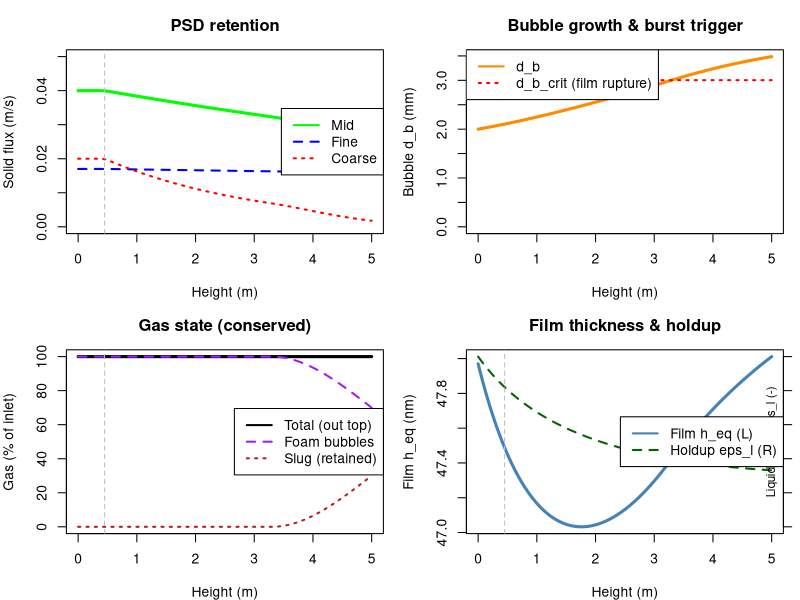

Generate this figure with R:
library(deSolve)

# =====================================================================
# SCRIPT 1: PREFORMED-FOAM WASH COLUMN
#   decant pool (hindered settling) + plug foam + bubble population + gas state
#   + surfactant-driven film elasticity/drainage + T/P thermodynamic state
# =====================================================================
# Preformed, particle-loaded foam (no sparger) enters the base. Two zones split
# at the fixed decant depth H_pool. Properties (mu, rho_foam, d_p, d_b_in,
# d_sep) are passed down from the upstream unit.
#
# NEW in this version:
#  (1) HINDERED SETTLING (Richardson-Zaki) + KRIEGER-DOUGHERTY crowding: the
#      pool Stokes velocity is slowed by holdup, U = U_stokes * (1 - phi)^n_RZ,
#      AND by the local suspension viscosity. As liquid drains, solids
#      concentrate in the Plateau borders (local fraction eps_s/(eps_s+eps_l)),
#      so the effective viscosity mu_eff = mu(T) * (1 - phi_s/phi_smax)^(-2.5 phi_smax)
#      rises and further hinders settling. High local border viscosity is a real
#      retention mechanism, not just holdup.
#  (2) BUBBLE POPULATION: mean bubble size d_b(z) evolves by COALESCENCE
#      (grows, faster in dry/unstable foam) minus BREAKAGE (shear, restores
#      toward the inlet size). Coalescence is now damped by the SURFACTANT-set
#      film elasticity (see steps 1-3 below), not a hand-tuned constant.
#  (3) GAS STATE (no gas generated -- no sparger, no vent). Coalescence and
#      bubble bursting DO happen in the column, but the gas is NOT released
#      here: it stays in the column and is only let out in the DOWNSTREAM
#      open-atmosphere solids-concentration stage ("next up"). So the total
#      gas is CONSERVED and carried out the top -- what changes with height is
#      its STATE, not its amount. Bursting/coalescence convert dispersed foam
#      gas (J_g_foam) into large retained SLUG gas (J_g_slug); the slug gas
#      cannot escape until the next unit. Bursting still coarsens bubbles and
#      still dumps coarse particles (collapse loss tied to the burst rate).
#      Total gas out the top J_g_foam + J_g_slug == gas in the bottom.
#
# SURFACTANT / FILM CHAIN (de-lumps the old scalar film_stability):
#  step 1  Langmuir adsorption of c_surf -> surface excess Gamma; Szyszkowski
#          surface tension sigma(Gamma,T); Gibbs-Marangoni elasticity E_gibbs,
#          rolled off above the CMC by micelle buffering.
#  step 2  film_stability := E_gibbs / E_stab_ref  (normalized ~1 at baseline),
#          so surfactant type/dose -> elasticity -> coalescence & regime.
#  step 3  DRAINAGE is driven by the physical timescale tau_drain(mu(T),
#          surface mobility) toward an equilibrium holdup set by film stability,
#          replacing the hand-set tau_drain / eps_l_dry (now baseline anchors
#          scaled by dimensionless factors that are 1.0 at the baseline state).
#  T/P thermodynamic state: mu_cont(T) (Andrade), sigma(T), rho_gas(P,T) ideal
#          gas. Pressure sets gas density (and, upstream, d_b_in).
#
# States up z: Js_fine, Js_mid, Js_crs [m/s]; C_imp [%]; eps_l [-];
#              d_b [m]; J_g_foam, J_g_slug [m/s]; t_res [s].
# PLACEHOLDER kinetics calibrated to: residence ~1.5-2 h, top solids 3-7%.
# =====================================================================

GRAV <- 9.81

params <- c(
  H_total = 5.0, H_pool = 0.45, U_up = 8.0e-4,

  # --- UPSTREAM-PASSED PROPERTIES ---
  mu_cont = 2.0e-3, rho_liquid = 1050, rho_foam = 575, rho_p = 2500, rho_gas = 1.8,
  d_fine = 1.5e-5, d_mid = 8.0e-5, d_crs = 3.0e-4,
  d_b_in = 2.0e-3, d_sep = 4.5e-5, n_RZ = 4.65, phi_smax = 0.64,

  # --- FEED ---
  eps_l_in = 0.50, eps_s_in = 0.020, eps_g_in = 0.48,
  Js_fine_in = 0.017, Js_mid_in = 0.040, Js_crs_in = 0.020, C_imp_in = 100,

  # --- THERMODYNAMIC STATE (T/P) ---
  T_col = 298.15,         # column temperature [K]
  P_col = 1.5e5,          # column absolute pressure [Pa] (~1.5 bar; open-atmosphere is downstream)
  R_gas = 8.314,          # gas constant [J/mol/K]
  MW_gas = 0.029,         # gas molar mass [kg/mol]
  mu_ref = 2.0e-3,        # continuous-phase viscosity at T_ref [Pa s]
  T_ref = 298.15,         # reference temperature [K]
  E_visc = 1800,          # Andrade viscosity activation temp (B in exp(B/T)) [K]
  sigma_ref = 0.045,      # clean-solvent surface tension at T_ref [N/m]
  dsigma_dT = -1.5e-4,    # surface tension temperature coefficient [N/m/K]

  # --- SURFACTANT (step 1) ---
  c_surf = 5.0,           # bulk surfactant concentration [mol/m^3]
  Gamma_inf = 4.0e-6,     # Langmuir plateau surface excess [mol/m^2]
  K_ads = 2.0,            # Langmuir adsorption constant [m^3/mol]
  cmc = 6.0,              # critical micelle concentration [mol/m^3]
  K_mic = 1.0,            # micelle-buffering coeff above CMC [-]
  mu_surf = 1.0e-6,       # surface (dilational) viscosity [N s/m]
  mu_surf_ref = 1.0e-6,   # reference surface viscosity (mobility=1 at baseline) [N s/m]

  # --- FILM ELASTICITY -> STABILITY (step 2) ---
  E_stab_ref = 0.099,     # Gibbs elasticity that maps to film_stability = 1 [N/m]

  # --- FILM DRAINAGE (physical; step 3) ---
  eps_l_dry = 0.15,       # baseline equilibrium holdup anchor [-]
  tau_drain = 2000,       # baseline drainage timescale anchor [s]
  hold_exp = 0.6,         # sensitivity of equilibrium holdup to film stability [-]
  eps_g_pack = 0.74, blend_wz = 0.03,

  # --- FILM THICKNESS / PLATEAU-BORDER GEOMETRY (wired into drainage/holdup) ---
  A_ham = 1.0e-20,        # Hamaker constant [J]
  lambda_D = 1.0e-8,      # Debye length [m]
  Pi_charge = 1.0e4,      # electrostatic disjoining-pressure scale (x coverage) [Pa]
  c_pb = 0.20,            # Plateau-border radius coeff: r_pb = c_pb*d_b*sqrt(eps_l) [-]
  p_perm = 2.0,           # border-drainage permeability exponent (drainage ~ r_pb^2) [-]
  r_pb_ref = 2.69e-4,     # reference border radius (tau normalizer; baseline foam-zone mean) [m]
  h_eq_ref = 4.195e-8,    # reference equilibrium film thickness (holdup normalizer; baseline) [m]
  q_film = 0.5,           # equilibrium-holdup sensitivity to film thickness [-]

  # --- BUBBLE POPULATION (coalescence - breakage) ---
  K_coal = 1.3e-4,        # coalescence coeff [1/s] (grows d_b)
  K_break = 1.2e-4,       # breakage coeff [1/s] (restores toward d_b_in)
  # --- BURST TRIGGER (film rupture -> foam gas becomes slug) ---
  d_b_burst = 3.0e-3,     # baseline critical burst size (at baseline film state) [m]
  K_burst = 1.4e-3,       # burst-rate coeff [1/s] (foam->slug conversion, not a vent)
  a_fs = 1.0,             # critical-size sensitivity to film stability (elasticity) [-]
  a_sig = 1.0,            # critical-size sensitivity to surface tension [-]
  sigma_ref_film = 0.02122, # baseline film surface tension (normalizer) [N/m]
  n_visc = 1.0,           # burst sensitivity to viscosity (drainage speed) [-]
  mu_drain_ref = 2.0e-3,  # fixed reference viscosity for burst normalization [Pa s]
  k_armor = 2.0,          # solids-armoring stabilization (local content) [-]
  k_bridge = 0.5,         # coarse-particle film-bridging destabilization (local size) [-]
  K_bsink = 0.15,         # burst-driven mean-d_b reduction (removes coarsest bubbles) [-]
  d_b_cap = 2.0e-2,       # d_b cap used in border geometry (h_eq robustness) [m]
  h_eq_max = 2.0e-7,      # cap on reported equilibrium film thickness [m]

  # --- WASH ---
  wash_ratio = 0.5, k_drainage = 1.8e-3, channel_cv = 0.35, d_b_ref = 2.0e-3,

  # --- PARTICLE LOSS ---
  k_det_fine = 1.2e-5, k_det_mid = 6.0e-5, k_det_crs = 3.0e-4,   # detachment [1/s]
  k_burstloss_fine = 0.05, k_burstloss_mid = 0.30, k_burstloss_crs = 2.0, # burst dumps [-]

  # --- REGIME (film_stability is DERIVED from surfactant; see derive_state_props) ---
  film_stability = 1.0, load_sens = 1.0, plug_crit = 1.0
)

stokes  <- function(dRho, d, mu) dRho * GRAV * d^2 / (18 * mu)
rho_agg <- function(dp, db, rp, rg) (rp*dp^3 + rg*db^3) / (dp^3 + db^3)

# --- THERMODYNAMIC + SURFACTANT DERIVATION (steps 1-3, T/P) ----------------
# Turns raw inputs (T, P, surfactant, surface viscosity) into the effective
# closures the ODE uses. All dimensionless factors are 1.0 at the baseline
# state, so the baseline reproduces the previously calibrated column exactly.
derive_state_props <- function(p) {
  Tk <- p[["T_col"]]

  # T/P thermodynamic state
  mu_T      <- p[["mu_ref"]] * exp(p[["E_visc"]] * (1/Tk - 1/p[["T_ref"]]))   # Andrade
  rho_gas_T <- p[["P_col"]] * p[["MW_gas"]] / (p[["R_gas"]] * Tk)             # ideal gas
  sigma0_T  <- p[["sigma_ref"]] + p[["dsigma_dT"]] * (Tk - p[["T_ref"]])      # clean-solvent sigma(T)

  # step 1: Langmuir adsorption (monomer activity capped at the CMC)
  c_eff  <- min(p[["c_surf"]], p[["cmc"]])
  theta  <- p[["K_ads"]] * c_eff / (1 + p[["K_ads"]] * c_eff)
  theta  <- min(theta, 0.995)                              # keep sigma/E finite
  Gamma  <- p[["Gamma_inf"]] * theta
  sigma  <- sigma0_T + p[["R_gas"]] * Tk * p[["Gamma_inf"]] * log(1 - theta)  # Szyszkowski
  # Gibbs-Marangoni elasticity with micelle buffering above the CMC
  micelle_buffer <- 1 / (1 + p[["K_mic"]] * max(0, p[["c_surf"]] - p[["cmc"]]) / p[["cmc"]])
  E_gibbs <- p[["R_gas"]] * Tk * p[["Gamma_inf"]] * theta / (1 - theta) * micelle_buffer

  # step 2: elasticity -> film_stability (normalized ~1 at baseline)
  film_stab <- E_gibbs / p[["E_stab_ref"]]

  # step 3: drainage. Surface mobility (rigid/high surface viscosity -> slower).
  mobility      <- 0.5 * (1 + p[["mu_surf"]] / p[["mu_surf_ref"]])
  tau_drain_eff <- p[["tau_drain"]] * (mu_T / p[["mu_ref"]]) * mobility        # thicker/rigid -> slower

  # FILM THICKNESS -> EQUILIBRIUM HOLDUP: the foam stops draining where the
  # disjoining pressure the films can support balances the Plateau-border
  # capillary suction. Evaluate that balance at reference border geometry to
  # get the equilibrium film thickness h_eq_dry, and let a thicker equilibrium
  # film (stronger disjoining / lower sigma) hold a wetter foam. Normalized to
  # 1.0 at the baseline state, so the baseline equilibrium holdup is unchanged.
  r_pb_dry  <- p[["c_pb"]] * p[["d_b_in"]] * sqrt(p[["eps_l_dry"]])            # ref border radius
  P_c_dry   <- sigma / r_pb_dry                                               # capillary suction [Pa]
  Pi_e      <- p[["Pi_charge"]] * theta                                       # electrostatic scale [Pa]
  h_eq_dry  <- p[["lambda_D"]] * log(max(Pi_e / P_c_dry, 1 + 1e-9))           # eq film thickness [m]
  film_wet  <- h_eq_dry / p[["h_eq_ref"]]                                     # ~1 at baseline
  eps_l_dry_eff <- min(p[["eps_l_in"]],
                       p[["eps_l_dry"]] * film_stab^p[["hold_exp"]] * film_wet^p[["q_film"]])

  # overrides consumed by the ODE
  p[["mu_cont"]]        <- mu_T
  p[["rho_gas"]]        <- rho_gas_T
  p[["film_stability"]] <- film_stab
  p[["tau_drain"]]      <- tau_drain_eff
  p[["eps_l_dry"]]      <- eps_l_dry_eff

  # derived reporting quantities
  c(p, sigma_film = sigma, E_gibbs = E_gibbs, Gamma_surf = Gamma, theta_cov = theta,
       mu_cont_T = mu_T, mobility = mobility, h_eq_dry = h_eq_dry, film_wet = film_wet)
}

column_model_psd <- function(z, state, parameters) {
  with(as.list(c(state, parameters)), {

    load_rel <- (Js_fine + Js_mid + Js_crs) / (Js_fine_in + Js_mid_in + Js_crs_in)
    eps_s    <- eps_s_in * load_rel
    eps_g    <- 1 - eps_l - eps_s
    U <- U_up
    dt_res <- 1 / U
    foam_frac <- 1 / (1 + exp(-(z - H_pool) / blend_wz))

    # (1) KRIEGER-DOUGHERTY local viscosity: solids concentrated in the drained
    # border liquid raise the effective viscosity that resists settling.
    phi_cond <- eps_s / (eps_s + eps_l)                              # solids fraction in border liquid
    mu_eff   <- mu_cont * (1 - min(phi_cond, 0.999*phi_smax)/phi_smax)^(-2.5*phi_smax)

    # FILM THICKNESS / PLATEAU-BORDER GEOMETRY (local). d_b is bounded (d_b_cap)
    # in the geometry so a runaway mean diameter cannot make the border curvature
    # (and h_eq) blow up -- the burst d_b-sink below keeps d_b physical anyway.
    d_b_eff <- min(d_b, d_b_cap)
    r_pb   <- c_pb * d_b_eff * sqrt(max(eps_l, 1e-3))                # border radius [m]
    P_cap  <- sigma_film / r_pb                                      # capillary suction [Pa]
    Pi_bar <- Pi_charge * theta_cov                                  # disjoining barrier [Pa]
    h_eq   <- min(lambda_D * log(max(Pi_bar / P_cap, 1 + 1e-9)), h_eq_max)  # eq film thickness [m]

    # (2) BUBBLE POPULATION: coalescence (dry/unstable -> faster) - breakage
    coal_rate <- K_coal * (eps_g / eps_g_pack) / film_stability     # [1/s]

    # (3) BURST TRIGGER = FILM RUPTURE. The critical burst size is set by film
    # physics: weak films (low Gibbs elasticity) or high surface tension thin the
    # films and let smaller bubbles rupture, so d_b_crit shrinks -> burst sooner.
    # Rate is modulated by drainage speed (viscosity) and particle effects:
    #   - viscosity  : higher mu -> slower film drainage -> LESS burst
    #   - solids content : particles armor the film -> LESS burst
    #   - coarse-particle size : large particles bridge/rupture the film -> MORE burst
    d_b_crit <- d_b_burst * film_stability^a_fs * (sigma_ref_film / sigma_film)^a_sig
    M_visc   <- (mu_drain_ref / mu_cont)^n_visc                      # low mu -> faster drainage -> more burst
    M_armor  <- 1 / (1 + k_armor * phi_cond)                        # solids content armors film
    M_bridge <- 1 + k_bridge * (d_crs / max(d_b, d_b_in)) * (eps_s / eps_s_in)  # coarse bridging
    burst_rate <- K_burst * max(0, d_b - d_b_crit) / d_b_in * M_visc * M_armor * M_bridge

    # bursting removes the coarsest bubbles -> pulls the mean d_b back down, so
    # coarsening self-limits (bubbles burst before growing without bound).
    dd_b <- (coal_rate * d_b - K_break * (d_b - d_b_in) - K_bsink * burst_rate * d_b) / U

    burst_flux <- burst_rate * J_g_foam / U
    dJ_g_foam <- -burst_flux                                         # dispersed foam gas
    dJ_g_slug <-  burst_flux                                         # retained slug gas (out the top)

    # DRAINAGE: liquid drains through the Plateau-border network, whose
    # permeability scales with r_pb^2 -> wider borders (bigger bubbles / wetter
    # foam) drain FASTER. tau_local = tau_drain * (r_pb_ref/r_pb)^p_perm.
    tau_local <- tau_drain * (r_pb_ref / r_pb)^p_perm
    deps_l <- -(eps_l - eps_l_dry) / tau_local / U

    # (1) POOL decant with HINDERED settling (Richardson-Zaki) + KD viscosity
    phi <- 1 - eps_g                                                 # condensed holdup
    U_settle_sep <- stokes(rho_liquid - rho_foam, d_sep, mu_eff) * (1 - phi)^n_RZ
    dCimp_pool <- -(U_settle_sep / H_pool) * C_imp

    # POOL particle settling (aggregate; uses current d_b and crowded mu_eff)
    settle_loss <- function(dp) {
      d_agg <- (dp^3 + d_b^3)^(1/3)
      Uset  <- stokes(rho_agg(dp, d_b, rho_p, rho_gas) - rho_liquid, d_agg, mu_eff) * (1 - phi)^n_RZ
      max(0, Uset) / H_pool
    }
    sl_fine <- settle_loss(d_fine); sl_mid <- settle_loss(d_mid); sl_crs <- settle_loss(d_crs)

    # FOAM particle loss: detachment + BURST-driven collapse (dumps coarse)
    lf_fine <- k_det_fine + k_burstloss_fine * burst_rate
    lf_mid  <- k_det_mid  + k_burstloss_mid  * burst_rate
    lf_crs  <- k_det_crs  + k_burstloss_crs  * burst_rate

    dJs_fine <- -Js_fine * ((1-foam_frac)*sl_fine + foam_frac*lf_fine) / U
    dJs_mid  <- -Js_mid  * ((1-foam_frac)*sl_mid  + foam_frac*lf_mid ) / U
    dJs_crs  <- -Js_crs  * ((1-foam_frac)*sl_crs  + foam_frac*lf_crs ) / U

    # FOAM washing (channeling scales with current bubble size)
    flow_cv         <- 4 * channel_cv * (d_b / d_b_ref)
    Wash_Efficiency <- 1 / (1 + flow_cv^2)
    dCimp_foam <- -k_drainage * Wash_Efficiency * (wash_ratio/(wash_ratio+1)) * C_imp
    dCimp <- ((1-foam_frac)*dCimp_pool + foam_frac*dCimp_foam) / U

    list(c(dJs_fine, dJs_mid, dJs_crs, dCimp, deps_l, dd_b, dJ_g_foam, dJ_g_slug, dt_res),
         h_eq = h_eq, r_pb = r_pb, tau_local = tau_local,
         d_b_crit = d_b_crit, burst_rate = burst_rate)
  })
}

# --- helpers ---------------------------------------------------------------
regime_of <- function(z, load_rel, p) {
  if (z < p[["H_pool"]]) return("pool")
  idx <- p[["film_stability"]] / (p[["load_sens"]] * load_rel)
  if (idx >= p[["plug_crit"]]) "plug" else "snowglobe"
}
solve_column <- function(p) {
  s0 <- c(Js_fine=p[["Js_fine_in"]], Js_mid=p[["Js_mid_in"]], Js_crs=p[["Js_crs_in"]],
          C_imp=p[["C_imp_in"]], eps_l=p[["eps_l_in"]], d_b=p[["d_b_in"]],
          J_g_foam=p[["eps_g_in"]]*p[["U_up"]], J_g_slug=0, t_res=0)
  z <- seq(0, p[["H_total"]], by = 0.02)
  out <- as.data.frame(ode(s0, z, column_model_psd, p)); names(out)[1] <- "z"
  lr <- (out$Js_fine+out$Js_mid+out$Js_crs)/(p[["Js_fine_in"]]+p[["Js_mid_in"]]+p[["Js_crs_in"]])
  out$J_g_total <- out$J_g_foam + out$J_g_slug     # conserved: carried out the top
  out$eps_s <- p[["eps_s_in"]]*lr
  out$eps_g <- 1 - out$eps_l - out$eps_s
  out$solids_pct <- 100*out$eps_s/(out$eps_s+out$eps_l)
  out$regime <- vapply(seq_len(nrow(out)), function(i) regime_of(out$z[i], lr[i], p), character(1))
  out
}

# --- solve + report --------------------------------------------------------
dpar    <- derive_state_props(params)     # T/P + surfactant -> effective closures
out_psd <- solve_column(dpar)
t_pool <- approx(out_psd$z, out_psd$t_res, dpar[["H_pool"]])$y
t_tot  <- out_psd$t_res[nrow(out_psd)]
Jg_in  <- dpar[["eps_g_in"]]*dpar[["U_up"]]; Jg_out <- out_psd$J_g_total[nrow(out_psd)]
top <- out_psd[nrow(out_psd),]; ini <- out_psd[1,]

cat(sprintf("Thermo: T %.1f K, P %.2f bar | mu(T) %.2f mPa.s, rho_gas %.2f kg/m3, sigma %.1f mN/m\n",
            dpar[["T_col"]], dpar[["P_col"]]/1e5, dpar[["mu_cont"]]*1e3, dpar[["rho_gas"]], dpar[["sigma_film"]]*1e3))
cat(sprintf("Surfactant: c %.1f mol/m3 (CMC %.1f) -> coverage %.2f, Gibbs E %.0f mN/m -> film_stability %.2f\n",
            dpar[["c_surf"]], dpar[["cmc"]], dpar[["theta_cov"]], dpar[["E_gibbs"]]*1e3, dpar[["film_stability"]]))

# Film thickness / Plateau-border geometry (wired into drainage + holdup)
cat(sprintf("Film: eq. thickness h %.0f nm (sets holdup, wet-factor %.2f) | border r_pb %.0f->%.0f um up z\n",
            dpar[["h_eq_dry"]]*1e9, dpar[["film_wet"]], ini$r_pb*1e6, top$r_pb*1e6))
cat(sprintf("      drainage tau %.0f->%.0f s up z (wider borders drain faster) | eq. holdup %.3f\n",
            ini$tau_local, top$tau_local, dpar[["eps_l_dry"]]))

cat(sprintf("Bubble size d_b: inlet %.2f mm -> top %.2f mm (coalescence, burst-limited)\n",
            dpar[["d_b_in"]]*1e3, top$d_b*1e3))
d_b_crit0 <- dpar[["d_b_burst"]] * dpar[["film_stability"]]^dpar[["a_fs"]] *
             (dpar[["sigma_ref_film"]]/dpar[["sigma_film"]])^dpar[["a_sig"]]
cat(sprintf("Burst trigger: film-rupture critical size d_b_crit %.2f mm (film_stab %.2f, sigma %.1f mN/m)\n",
            d_b_crit0*1e3, dpar[["film_stability"]], dpar[["sigma_film"]]*1e3))
cat(sprintf("GAS balance (conserved, no vent): in %.2e -> out %.2e m/s => carried out top %.0f%%\n",
            Jg_in, Jg_out, 100*Jg_out/Jg_in))
cat(sprintf("  gas state at top: foam bubbles %.0f%% + retained slug %.0f%% (slug released next unit up)\n",
            100*top$J_g_foam/Jg_in, 100*top$J_g_slug/Jg_in))
cat(sprintf("Residence: pool %.2f h + foam %.2f h = %.2f h\n",
            t_pool/3600, (t_tot-t_pool)/3600, t_tot/3600))
cat(sprintf("Solids: inlet %.1f%% -> top %.1f%% | plug %.0f%%\n",
            ini$solids_pct, top$solids_pct, 100*mean(out_psd$regime=="plug")))
cat(sprintf("Retention: fine=%.0f%% mid=%.0f%% coarse=%.0f%% | impurity %.0f->%.1f%%\n",
            100*top$Js_fine/ini$Js_fine, 100*top$Js_mid/ini$Js_mid,
            100*top$Js_crs/ini$Js_crs, ini$C_imp, top$C_imp))

# =====================================================================
# PLOTS
# =====================================================================
par(mfrow = c(2, 2), mar = c(4, 4, 3, 1))
plot(out_psd$z, out_psd$Js_mid, type="l", col="green", lwd=3, ylim=c(0,0.05),
     ylab="Solid flux (m/s)", xlab="Height (m)", main="PSD retention")
lines(out_psd$z, out_psd$Js_fine, col="blue", lwd=2, lty=2)
lines(out_psd$z, out_psd$Js_crs,  col="red",  lwd=2, lty=3)
abline(v=dpar[["H_pool"]], col="gray", lty=2)
legend("right", legend=c("Mid","Fine","Coarse"), col=c("green","blue","red"), lty=c(1,2,3), lwd=2)

plot(out_psd$z, out_psd$d_b*1e3, type="l", col="darkorange", lwd=3,
     ylim=c(0, max(out_psd$d_b*1e3, out_psd$d_b_crit*1e3)),
     ylab="Bubble d_b (mm)", xlab="Height (m)", main="Bubble growth & burst trigger")
lines(out_psd$z, out_psd$d_b_crit*1e3, col="red", lwd=2, lty=3)
legend("topleft", legend=c("d_b","d_b_crit (film rupture)"),
       col=c("darkorange","red"), lty=c(1,3), lwd=2)

plot(out_psd$z, out_psd$J_g_total/Jg_in*100, type="l", col="black", lwd=3, ylim=c(0,100),
     ylab="Gas (% of inlet)", xlab="Height (m)", main="Gas state (conserved)")
lines(out_psd$z, out_psd$J_g_foam/Jg_in*100, col="purple",    lwd=2, lty=2)
lines(out_psd$z, out_psd$J_g_slug/Jg_in*100, col="firebrick", lwd=2, lty=3)
abline(v=dpar[["H_pool"]], col="gray", lty=2)
legend("right", legend=c("Total (out top)","Foam bubbles","Slug (retained)"),
       col=c("black","purple","firebrick"), lty=c(1,2,3), lwd=2)

# Film thickness (wired into drainage/holdup) + liquid holdup
plot(out_psd$z, out_psd$h_eq*1e9, type="l", col="steelblue", lwd=3,
     ylab="Film h_eq (nm)", xlab="Height (m)", main="Film thickness & holdup")
par(new=TRUE)
plot(out_psd$z, out_psd$eps_l, type="l", col="darkgreen", lwd=2, lty=2,
     axes=FALSE, xlab="", ylab="", ylim=c(0, max(out_psd$eps_l)))
axis(4); mtext("Liquid holdup eps_l (-)", side=4, line=-1.3, cex=0.7)
abline(v=dpar[["H_pool"]], col="gray", lty=2)
legend("right", legend=c("Film h_eq (L)","Holdup eps_l (R)"),
       col=c("steelblue","darkgreen"), lty=c(1,2), lwd=2)
